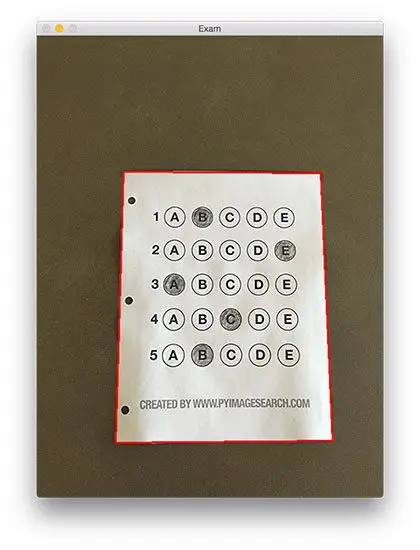
#> input picture Scanner/Test_images/omr_found_exam.webp, 420 x 550 px
$ python scanner.py --image Test_images/omr_found_exam.webp
#> lines starting #> are read from the running program, lines starting #| are printed output that depends on the picture; after the words box and inside, x2 and y2 are one past the last pixel; in counts of white or black regions, pixels touching at a corner belong together
from imutils.perspective import four_point_transform
from imutils import contours
import numpy as np
import argparse
import imutils
import cv2
# construct the argument parse and parse the arguments
ap = argparse.ArgumentParser()
ap.add_argument("-i", "--image", required=True,
        help="path to the input image")
args = vars(ap.parse_args())

##PREPROCESS
# load the image
image = cv2.imread(args["image"])
#> image is the input picture: shape (550, 420, 3); mean B, G, R 143, 155.9, 163
print(f"Image loaded: {image.shape}")
#| Image loaded: (550, 420, 3)

# resize image for easier processing
image = imutils.resize(image, width=1000)
#> image: shape (1309, 1000, 3)
print(f"Resized image: {image.shape}")
#| Resized image: (1309, 1000, 3)

# convert to grayscale
gray = cv2.cvtColor(image, cv2.COLOR_BGR2GRAY)
cv2.imshow("Grayscale", gray)
cv2.waitKey(0)

# apply bilateral filter to reduce noise while preserving edges
bilateral = cv2.bilateralFilter(gray, 9, 75, 75)
cv2.imshow("Bilateral Filter", bilateral)
cv2.waitKey(0)

# Use adaptive thresholding with larger block size to reduce noise
# while still adapting to lighting conditions and alternating background
thresh = cv2.adaptiveThreshold(bilateral, 255, cv2.ADAPTIVE_THRESH_GAUSSIAN_C,
                                cv2.THRESH_BINARY, 21, 5)
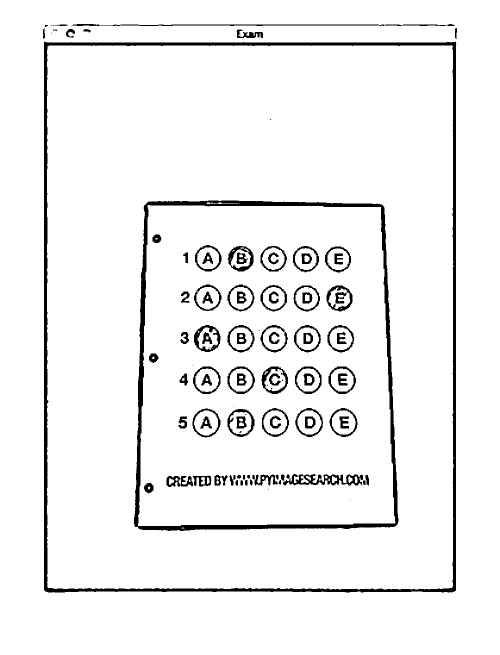
#> thresh: shape (1309, 1000) (shown at 1/2 size); 94.3% white; 106 black regions (19 under 20 px), largest, box (x1, y1, x2, y2) and area: (88, 83, 913, 1185) 23673, (268, 401, 797, 1062) 18035, (566, 948, 726, 971) 1853
cv2.imshow("Adaptive Threshold", thresh)
cv2.waitKey(0)

# invert so white boxes become black (easier to find as contours)
thresh_inv = cv2.bitwise_not(thresh)
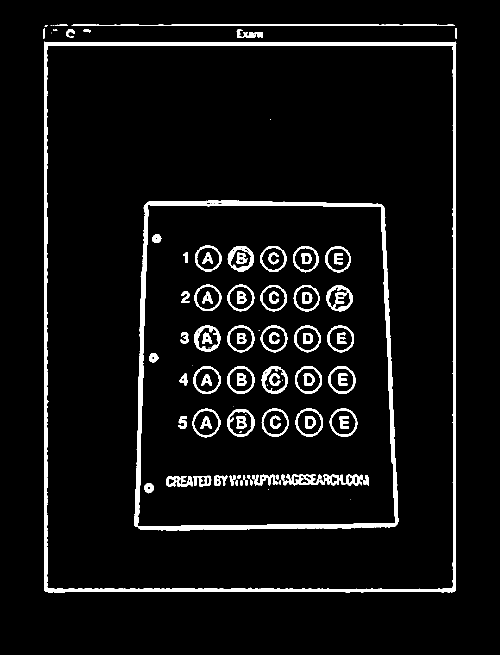
#> thresh_inv: shape (1309, 1000) (shown at 1/2 size); 5.7% white; 106 white regions (19 under 20 px), largest, box (x1, y1, x2, y2) and area: (88, 83, 913, 1185) 23673, (268, 401, 797, 1062) 18035, (566, 948, 726, 971) 1853
cv2.imshow("Inverted Threshold", thresh_inv)
cv2.waitKey(0)

# IMPORTANT: Skip aggressive cleaning operations
# Instead, we will filter contours by their properties (size, shape, circularity)
# This preserves square details even on grey background areas
thresh_cleaned = thresh_inv.copy()
cv2.imshow("Final Threshold (No Cleaning)", thresh_cleaned)
cv2.waitKey(0)

# CROP TO RIGHT HALF - OMR checkboxes are on the right side of the page
# Get image dimensions
height, width = thresh_cleaned.shape
#> height = 1309; width = 1000
print(f"Image dimensions: {width} x {height}")
#| Image dimensions: 1000 x 1309

# crop to right half (full height, right half width)
mid_x = width // 2
#> mid_x = 500
thresh_cropped = thresh_cleaned[:, mid_x:]
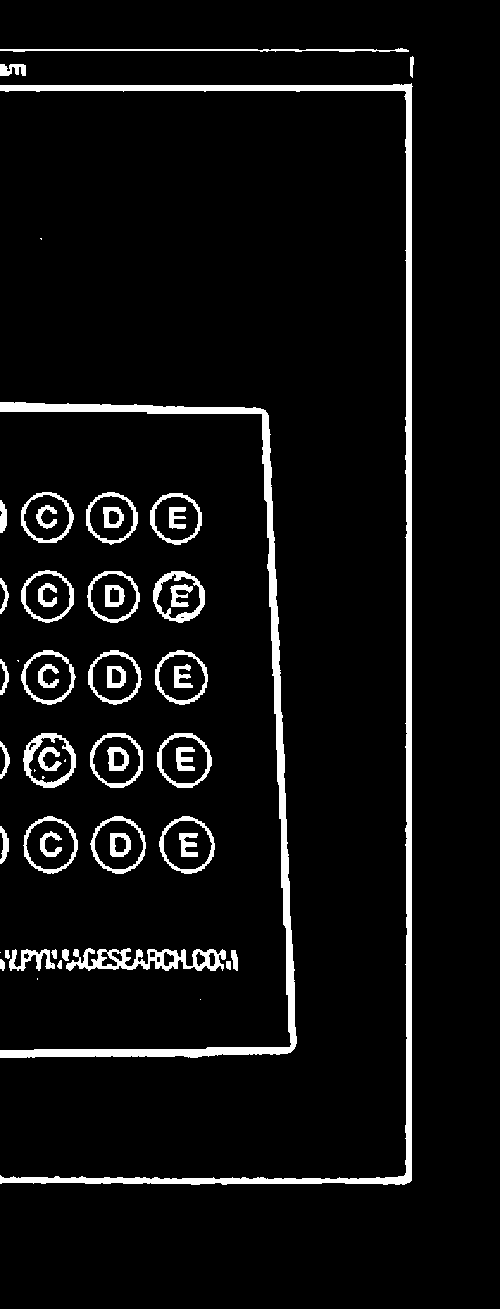
#> thresh_cropped: shape (1309, 500); 5.9% white; 57 white regions (8 under 20 px)

print(f"Cropped to right half: from ({mid_x}, 0) to ({width}, {height})")
#| Cropped to right half: from (500, 0) to (1000, 1309)
cv2.imshow("Right Half Cropped", thresh_cropped)
cv2.waitKey(0)

# find contours from cropped threshold
cnts = cv2.findContours(thresh_cropped.copy(), cv2.RETR_EXTERNAL, cv2.CHAIN_APPROX_SIMPLE)
#> cnts = 39 contours, 5 with area under 20; largest, box (x1, y1, x2, y2) and area: (0, 83, 413, 1185) 9606, (0, 402, 297, 1058) 7743, (159, 816, 215, 874) 2362, (90, 816, 146, 874) 2345, (23, 816, 78, 874) 2326
cnts = imutils.grab_contours(cnts)
print(f"Total contours found in right half: {len(cnts)}")
#| Total contours found in right half: 39

# filter contours to find ONLY the checkbox squares
# Checkboxes are small squares with specific size and aspect ratio
checkbox_contours = []
contour_info = []
rejected_info = []

for c in cnts:
    area = cv2.contourArea(c)
    x, y, w, h = cv2.boundingRect(c)

    rejection_reason = None

    # skip if too small or too large
    if area < 40 or area > 6000:
        rejection_reason = f"area {area}"
    # checkboxes should be roughly square
    elif not (0.4 < (w / float(h) if h > 0 else 0) < 1.6):
        aspect_ratio = w / float(h) if h > 0 else 0
        rejection_reason = f"aspect_ratio {aspect_ratio:.2f}"
    else:
        # check solidity (filled area / bounding box area)
        hull = cv2.convexHull(c)
        hull_area = cv2.contourArea(hull)
        solidity = area / float(hull_area) if hull_area > 0 else 0
        aspect_ratio = w / float(h) if h > 0 else 0

        # RELAXED: checkboxes should be fairly solid (0.7)
        if solidity > 0.7:
            perimeter = cv2.arcLength(c, True)
            if perimeter > 0:
                # adjust coordinates back to original image (add x offset for right half)
                contour_info.append({
                    'contour': c,
                    'area': area,
                    'aspect_ratio': aspect_ratio,
                    'solidity': solidity,
                    'x': x + mid_x,  # offset by crop position
                    'y': y,
                    'w': w,
                    'h': h
                })
        else:
            rejection_reason = f"solidity {solidity:.2f}"

    if rejection_reason:
        rejected_info.append((area, rejection_reason))
#> this loop made 39 passes
#> (area, x, y, w, h, hull_area, solidity, aspect_ratio) on passes 9, 14, 15, 16, 18, 19, 20, 23, 24, 25, 27, 28: (55.5, 62, 949, 7, 12, 59.5, 0.933, 0.583), (2361.5, 159, 816, 56, 58, 2443, 0.967, 0.966), (2345, 90, 816, 56, 58, 2430.5, 0.965, 0.966), (2325.5, 23, 816, 55, 58, 2411.5, 0.964, 0.948), (2268.5, 157, 733, 55, 55, 2332, 0.973, 1), (2244, 90, 733, 53, 55, 2306, 0.973, 0.964), (2184.5, 23, 733, 53, 55, 2270.5, 0.962, 0.964), (2155.5, 155, 650, 53, 55, 2234.5, 0.965, 0.964), (2150, 88, 650, 54, 55, 2231, 0.964, 0.982), (2158.5, 21, 650, 55, 55, 2245.5, 0.961, 1), (2024, 153, 571, 52, 52, 2092, 0.967, 1), (2065, 87, 571, 53, 52, 2141.5, 0.964, 1.02)
#> (area, x, y, w, h, aspect_ratio, rejection_reason) on passes 7, 11, 12, 13, 17, 22: (83, 231, 950, 7, 21, 0.333, 'aspect_ratio 0.33'), (403, 9, 949, 46, 22, 2.09, 'aspect_ratio 2.09'), (1984, 66, 948, 160, 23, 6.96, 'aspect_ratio 6.96'), (150, 0, 826, 9, 38, 0.237, 'aspect_ratio 0.24'), (110.5, 0, 741, 10, 38, 0.263, 'aspect_ratio 0.26'), (100, 0, 659, 9, 36, 0.25, 'aspect_ratio 0.25')
#> after the loop, contour_info = 16 items; rejected_info = 23 items, first 6: (0, 'area 0.0'), (0, 'area 0.0'), (29, 'area 29.0'), (22.5, 'area 22.5'), (34.5, 'area 34.5'), (0, 'area 0.0')

print(f"Found {len(contour_info)} potential checkbox squares")
#| Found 16 potential checkbox squares

# Debug: show what was rejected
if len(rejected_info) > 0 and len(rejected_info) <= 20:
    print(f"Sample rejected contours:")
    for area, reason in rejected_info[:10]:
        print(f"  - {reason}")

# filter by size consistency - all checkboxes should have similar area
if len(contour_info) > 0:
    areas = [info['area'] for info in contour_info]
#> areas = [55.5, 2361.5, 2345, 2325.5, 2268.5, 2244, 2184.5, 2155.5, 2150, 2158.5, 2024, 2065, 2066, 2014, 2014.5, 2022]
    median_area = np.median(areas)
#> median_area = 2152.8
    std_area = np.std(areas)
#> std_area = 522.7

    print(f"Area statistics: median={median_area:.0f}, std={std_area:.0f}, min={min(areas):.0f}, max={max(areas):.0f}")
#| Area statistics: median=2153, std=523, min=56, max=2362

    # RELAXED: keep contours with area within 2.0 std deviations (more lenient)
    for info in contour_info:
        if abs(info['area'] - median_area) < 2.0 * std_area:
            checkbox_contours.append(info['contour'])
        else:
            print(f"  Filtered out area {info['area']:.0f} (too far from median)")
#> this loop made 16 passes
#|   Filtered out area 56 (too far from median)
#> after the loop, checkbox_contours = 15 contours; largest, box (x1, y1, x2, y2) and area: (159, 816, 215, 874) 2362, (90, 816, 146, 874) 2345, (23, 816, 78, 874) 2326, (157, 733, 212, 788) 2268, (90, 733, 143, 788) 2244

print(f"After size filtering: {len(checkbox_contours)} checkbox squares")
#| After size filtering: 15 checkbox squares

if len(checkbox_contours) > 0:
    # visualize detected checkboxes in cropped area
    checkbox_image = cv2.cvtColor(thresh_cropped, cv2.COLOR_GRAY2BGR)
#> checkbox_image: shape (1309, 500, 3); 5.9% white; 57 white regions (8 under 20 px), largest, box (x1, y1, x2, y2) and area: (0, 83, 413, 1185) 11520, (0, 402, 297, 1058) 8947, (66, 948, 226, 971) 1853

    for i, c in enumerate(checkbox_contours):
        x, y, w, h = cv2.boundingRect(c)
        color = (0, 255, 0)  # green for detected
        cv2.rectangle(checkbox_image, (x, y), (x+w, y+h), color, 2)
        cv2.putText(checkbox_image, str(i), (x+w//2-5, y+h//2+5),
                    cv2.FONT_HERSHEY_SIMPLEX, 0.4, (255, 0, 0), 1)
#> this loop made 15 passes
#> (x, y, w, h) on passes 1 to 12: (159, 816, 56, 58), (90, 816, 56, 58), (23, 816, 55, 58), (157, 733, 55, 55), (90, 733, 53, 55), (23, 733, 53, 55), (155, 650, 53, 55), (88, 650, 54, 55), (21, 650, 55, 55), (153, 571, 52, 52), (87, 571, 53, 52), (21, 570, 53, 53)
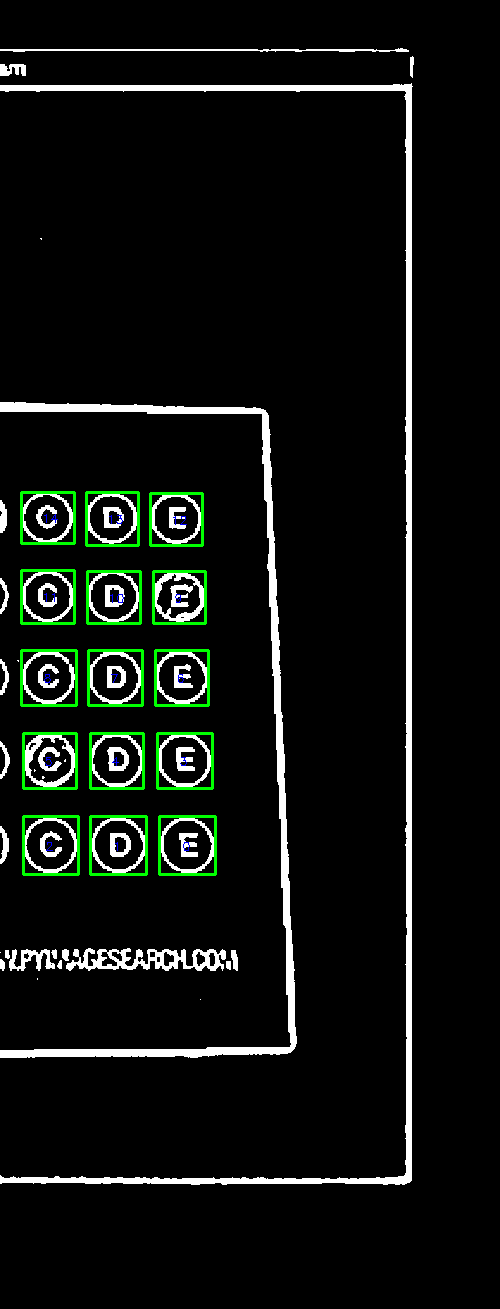
#> checkbox_image: shape (1309, 500, 3); mean B, G, R 14.8, 18.4, 14.7

    print(f"\nShowing {len(checkbox_contours)} detected checkboxes in right half area...")
#> (printed output is left out)
    cv2.imshow("Detected Checkboxes (Right Half)", checkbox_image)
    cv2.waitKey(0)

# IMPORTANT: The layout is: multiple columns (questions) × 5 rows (options)
# Each column has 5 squares (one per option) stacked vertically
# We need to cluster x-positions to find distinct columns
checkbox_contours = sorted(checkbox_contours, key=lambda c: (cv2.boundingRect(c)[0], cv2.boundingRect(c)[1]))

if len(checkbox_contours) > 0:
    print(f"\nExpected: 33 questions × 5 options = 165 checkboxes")
    print(f"Detected: {len(checkbox_contours)} checkboxes")
#| Detected: 15 checkboxes

    # Get bounding rectangles for all contours
    rects = [cv2.boundingRect(c) for c in checkbox_contours]
#> rects = 15 items, first 6: (21, 492, 53, 51), (21, 570, 53, 53), (21, 650, 55, 55), (23, 733, 53, 55), (23, 816, 55, 58), (86, 492, 52, 53)

    # Cluster x-positions to find distinct columns (questions)
    # Use clustering with tolerance to handle slight misalignments
    x_coords = [rect[0] for rect in rects]
#> x_coords = [21, 21, 21, 23, 23, 86, 87, 88, 90, 90, 150, 153, 155, 157, 159]
    x_coords_sorted = sorted(x_coords)
#> x_coords_sorted has the same summary as x_coords

    column_clusters = []
    current_cluster = [x_coords_sorted[0]]
#> current_cluster = [21]
    COLUMN_TOLERANCE = 25  # tolerance for same column

    for x in x_coords_sorted[1:]:
        if x - current_cluster[-1] < COLUMN_TOLERANCE:
            current_cluster.append(x)
        else:
            column_clusters.append(current_cluster)
            current_cluster = [x]
#> this loop made 14 passes
#> (x, current_cluster) on passes 5, 10: (86, [86]), (150, [150])
#> x on passes 1, 2, 3, 4, 6, 7: 21, 21, 23, 23, 87, 88
#> after the loop, column_clusters = [[21, 21, 21, 23, 23], [86, 87, 88, 90, 90]]
    column_clusters.append(current_cluster)

    # Use median of each cluster as the column position
    x_positions = sorted([np.median(cluster) for cluster in column_clusters])
#> x_positions = [21, 88, 155]

    # Find y-positions (rows/options) with clustering
    y_coords = [rect[1] for rect in rects]
#> y_coords = [492, 570, 650, 733, 816, 492, 571, 650, 733, 816, 493, 571, 650, 733, 816]
    y_coords_sorted = sorted(y_coords)
#> y_coords_sorted = [492, 492, 493, 570, 571, 571, 650, 650, 650, 733, 733, 733, 816, 816, 816]

    y_clusters = []
    current_cluster = [y_coords_sorted[0]]
#> current_cluster = [492]
    ROW_TOLERANCE = 20  # tolerance for same row

    for y in y_coords_sorted[1:]:
        if y - current_cluster[-1] < ROW_TOLERANCE:
            current_cluster.append(y)
        else:
            y_clusters.append(current_cluster)
            current_cluster = [y]
#> this loop made 14 passes
#> (y, current_cluster) on passes 3, 6, 9, 12: (570, [570]), (650, [650]), (733, [733]), (816, [816])
#> y on passes 1, 2, 4, 5, 7, 8: 492, 493, 571, 571, 650, 650
#> after the loop, y_clusters = [[492, 492, 493], [570, 571, 571], [650, 650, 650], [733, 733, 733]]
    y_clusters.append(current_cluster)

    y_positions = sorted([np.median(cluster) for cluster in y_clusters])
#> y_positions = [492, 571, 650, 733, 816]

    print(f"Found {len(x_positions)} columns (questions) and {len(y_positions)} rows (options)")
#| Found 3 columns (questions) and 5 rows (options)

    # organize into questions (iterate through x-positions for questions/columns)
    QUESTIONS = len(x_positions)
#> QUESTIONS = 3
    OPTIONS = min(len(y_positions), 5)
#> OPTIONS = 5

    questions_data = []

    # Group squares by x-position (column/question) then by y-position (row/option)
    for q_idx in range(QUESTIONS):
        question_x = x_positions[q_idx]
        # tolerance for grouping squares in same column
        x_tolerance = 25

        # get all squares in this column (question)
        column_squares = []
        for c_idx, c in enumerate(checkbox_contours):
            x, y, w, h = rects[c_idx]
            if abs(x - question_x) < x_tolerance:
                column_squares.append((c, y))  # store contour and y position

        # sort by y-position (top to bottom) to get the options
        column_squares.sort(key=lambda item: item[1])

        marked_options = []
        for opt_idx, (checkbox, _) in enumerate(column_squares[:OPTIONS]):
            x, y, w, h = cv2.boundingRect(checkbox)

            # Use the inverted threshold image (where marked boxes are white/high value)
            # to check if the checkbox is marked
            checkbox_roi = thresh_cleaned[y:y+h, x:x+w]

            # count white pixels in the inverted threshold
            white_pixels = cv2.countNonZero(checkbox_roi)
            total_pixels = checkbox_roi.size
            filled_percentage = (white_pixels / total_pixels * 100) if total_pixels > 0 else 0

            # if more than 40% is white/filled, it's marked
            if filled_percentage > 40:
                marked_options.append(opt_idx + 1)

        questions_data.append({
            'question': q_idx + 1,
            'marked_options': marked_options
        })
#> this loop made 3 passes
#> question_x on passes 1 to 3: 21, 88, 155
#> checkbox_roi: shape (58, 56); every value is 0
#> after the loop, questions_data = 3 items

    # display results
    print("\n" + "="*50)
    print("OMR SCANNING RESULTS")
    print("="*50)

    for q_data in questions_data:
        marked = q_data['marked_options']
        if marked:
            print(f"Q{q_data['question']:2d}: Option(s) {marked} marked")
        else:
            print(f"Q{q_data['question']:2d}: No option marked")
#> this loop made 3 passes
#> q_data on passes 1 to 3: {'question': 1, 'marked_options': []}, {'question': 2, 'marked_options': []}, {'question': 3, 'marked_options': []}
#| Q 1: No option marked
#| Q 2: No option marked
#| Q 3: No option marked

    # visualize detected checkboxes
    checkbox_image = cv2.cvtColor(gray, cv2.COLOR_GRAY2BGR)
#> checkbox_image: shape (1309, 1000, 3)

    for i, c in enumerate(checkbox_contours):
        x, y, w, h = cv2.boundingRect(c)

        # check if marked
        checkbox_roi = gray[y:y+h, x:x+w]
        avg_intensity = np.mean(checkbox_roi)
        is_marked = avg_intensity < 150

        # draw rectangle with color coding
        color = (0, 0, 255) if is_marked else (0, 255, 0)  # red=marked, green=empty
        cv2.rectangle(checkbox_image, (x, y), (x+w, y+h), color, 2)

        # add label
        question_num = (i // OPTIONS) + 1
        option_num = (i % OPTIONS) + 1
        cv2.putText(checkbox_image, f"Q{question_num}O{option_num}", (x-20, y-5),
                    cv2.FONT_HERSHEY_SIMPLEX, 0.3, (255, 255, 0), 1)
#> this loop made 15 passes
#> (x, y, w, h, avg_intensity, is_marked, color, question_num) on passes 1 to 12: (21, 492, 53, 51, 239.7, False, (0, 255, 0), 1), (21, 570, 53, 53, 239.7, False, (0, 255, 0), 1), (21, 650, 55, 55, 238.7, False, (0, 255, 0), 1), (23, 733, 53, 55, 238.2, False, (0, 255, 0), 1), (23, 816, 55, 58, 237.1, False, (0, 255, 0), 1), (86, 492, 52, 53, 78.48, True, (0, 0, 255), 2), (87, 571, 53, 52, 77.66, True, (0, 0, 255), 2), (88, 650, 54, 55, 75.1, True, (0, 0, 255), 2), (90, 733, 53, 55, 72.72, True, (0, 0, 255), 2), (90, 816, 56, 58, 71.82, True, (0, 0, 255), 2), (150, 493, 52, 52, 72.93, True, (0, 0, 255), 3), (153, 571, 52, 52, 74.95, True, (0, 0, 255), 3)
#> pass 1, `checkbox_roi = gray[y:y+h, x:x+w]`:
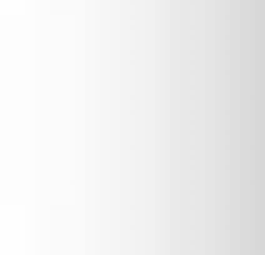
#> checkbox_roi: shape (51, 53) (shown 5 times larger); min 215, max 254, mean 239.7
#> after the loop:
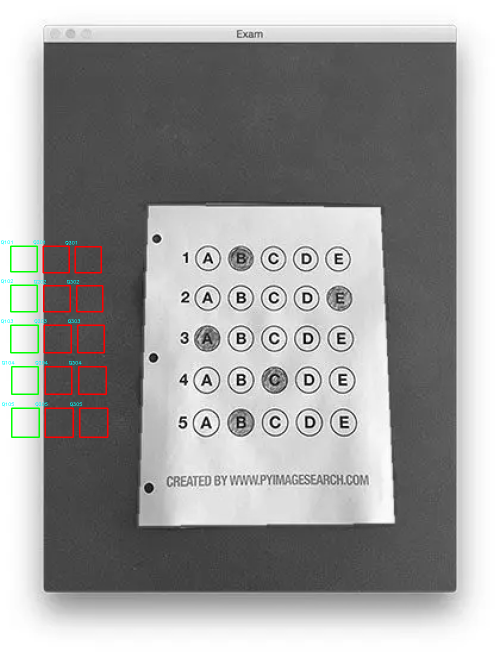
#> checkbox_image: shape (1309, 1000, 3) (shown at 1/2 size); mean B, G, R 155.6, 156.2, 156.6
#> after the loop:
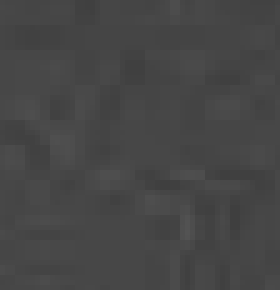
#> checkbox_roi: shape (58, 56) (shown 5 times larger); min 63, max 83, mean 70

    print(f"\nDisplaying {len(checkbox_contours)} detected checkboxes...")
#> (printed output is left out)
    print("(Green = Empty, Red = Marked)")
    cv2.imshow("Detected Checkboxes", checkbox_image)
    cv2.waitKey(0)
else:
    print("ERROR: No checkbox squares detected!")
    print("Displaying original image for inspection...")
    cv2.imshow("Input Image", image)
    cv2.waitKey(0)

cv2.destroyAllWindows()
